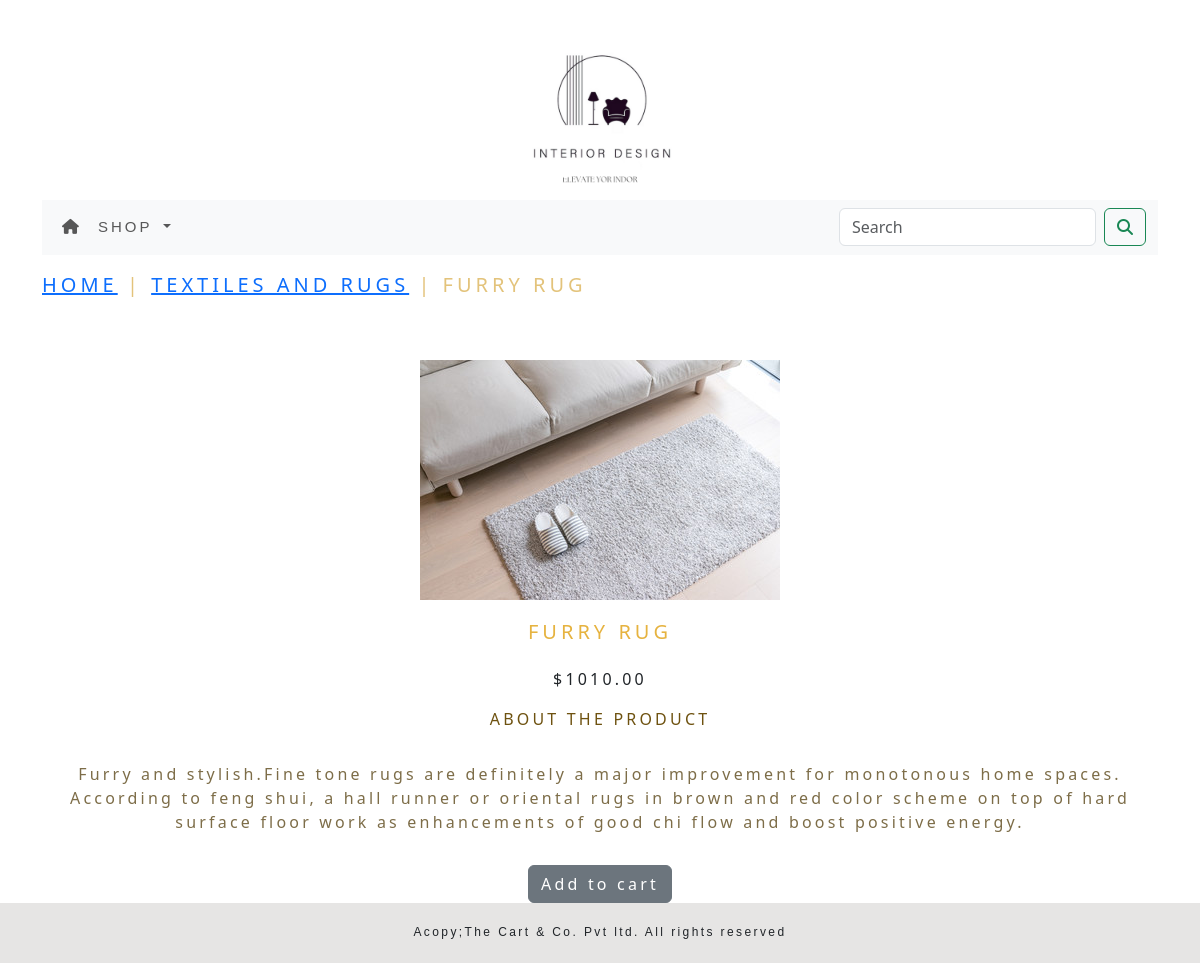
The app's page /ecommerce/Textiles_and_Rugs/FurryRug with its own data.
### ecommerceapp/models.py (models this page shows, shortened)
class Product(models.Model):
    name = models.CharField(max_length=250, unique=True)
    slug = models.SlugField(max_length=250, unique=True)
    description = models.TextField(blank=True)
    price = models.DecimalField(max_digits=10, decimal_places=2)
    category = models.ForeignKey(Category, on_delete=models.CASCADE)
    image = models.ImageField(upload_to='product', blank=True)
    stock = models.IntegerField()
    available = models.BooleanField(default=True)
    created = models.DateTimeField(auto_now_add=True)
    updated = models.DateTimeField(auto_now=True)
    class Meta:
        ordering = ('name',)
        verbose_name = 'product'
        verbose_name_plural = 'products'

class Category(models.Model):
    name = models.CharField(max_length=250, unique=True)
    slug = models.SlugField(max_length=250, unique=True)
    description = models.TextField(blank=True)
    image = models.ImageField(upload_to='category', blank=True)
    class Meta:
        ordering = ('name',)
        verbose_name = 'category'
        verbose_name_plural = 'categories'
    def get_url(self):
        return reverse('ecommerceapp:products_by_category',args=[self.slug])
    def __str__(self):
        return '{}'.format(self.name)

### ecommerceapp/views.py (the view)
# urls.py: path('<slug:c_slug>/<slug:product_slug>', views.productdetail, name='productcategorydetail'),
def productdetail(request, c_slug, product_slug):
    try:
        product = Product.objects.get(category__slug=c_slug, slug=product_slug)
    except Exception as e:
        raise e
    return render(request, 'product.html', {'product': product})

### cart/context_processors.py (called while the page is built)
def counter(request):
    item_count=0
    if 'admin' in request.path:
        return {}
    else:
        try:
            cart=Cart.objects.filter(cart_id=_cart_id_(request))
            cart_item=Cart_items.objects.all().filter(cart=cart[:1])
            for cart_item in cart_item:
                item_count += cart_item.quantity
        except Cart.DoesNotExist:
            item_count = 0
    return dict(item_count=item_count)

### cart/views.py (called while the page is built)
def _cart_id_(request):
    cart = request.session.session_key
    if not cart:
        cart = request.session.create()
    return cart

### ecommerceapp/context_processors.py (called while the page is built)
def menu_links(request):
    links = Category.objects.all()
    return dict(links=links)

### templates/product.html (shortened to what this page needs)
{% extends 'base.html' %}
{% load static %}
{% block content %}
<div class="row my_product-row">
    <div class="mx_auto">
        <p> <a href="{% url 'ecommerceapp:allcategories' %}">Home</a> | <a href="{{product.category.get_url}}">{{product.category}}</a> | {{product.name}}</p>
    </div>
</div>
<div class="container">
    <br><center>
    <div class="row">
        <div class="col-md-12 col-sm-12 col-lg-12">
            <div style="min-width:18rem">
                <img class="my_image_padding" src="{{product.image.url}}" alt="{{product.name}}">
            </div>
        </div>
            <div class="col-12 col-sm-12 col-lg-12">
                <div>
                    <h1 class="my_product_title">{{product.name}}</h1>
                    <p>${{product.price}}</p>
                    <p class="my_about_title">About the product</p>
                    <p class="text-justify my_desc">{{product.description}}</p>
                    {% if product.stock <= 0 %}
                    <p class="text-justify" style="color:#d85c24">OUT OF STOCK</p>
                    {% else %}
                </div>
            <a class="btn btn-secondary" href="{% url 'cart:add_cart' product.id %}">Add to cart</a>
            {% endif %}
        </div></center>
    </div>
{% endblock %}

### static/css/custom.css (style rules this page uses)
body { font-family: 'Montserrat', sans-serif; letter-spacing : .2em; font-size : 15px; }
.my_image_padding { padding:5px; }
.my_product-row { padding-top:15px; padding-bottom:15px; }
.my_product-row .mx_auto { font-size:20px; color:#e3c37b; text-transform :uppercase; letter-spacing : .2em; }
.my_product_title { font-size:20px; color:#e6b340; text-transform :uppercase; letter-spacing : .2em; padding-top:15px; padding-bottom:15px; }
.my_desc { color:#7d6d48; letter-spacing : .2em; padding-top:15px; padding-bottom:15px; padding-right:15px; padding-left:15px; }
.my_about_title { text-transform :uppercase; letter-spacing : .2em; color:#6e5210; font-size:16px; }

### records on screen
Product: category "TEXTILES AND RUGS", name "FURRY RUG", image (picture), price "1010.00", description "Furry and stylish.Fine tone rugs are definitely a major improvement for monotonous home spaces. According to feng shui, a hall runner or oriental rugs in brown and red color scheme on top of hard surface floor work as enhancements of good chi flow and boost positive energy."
